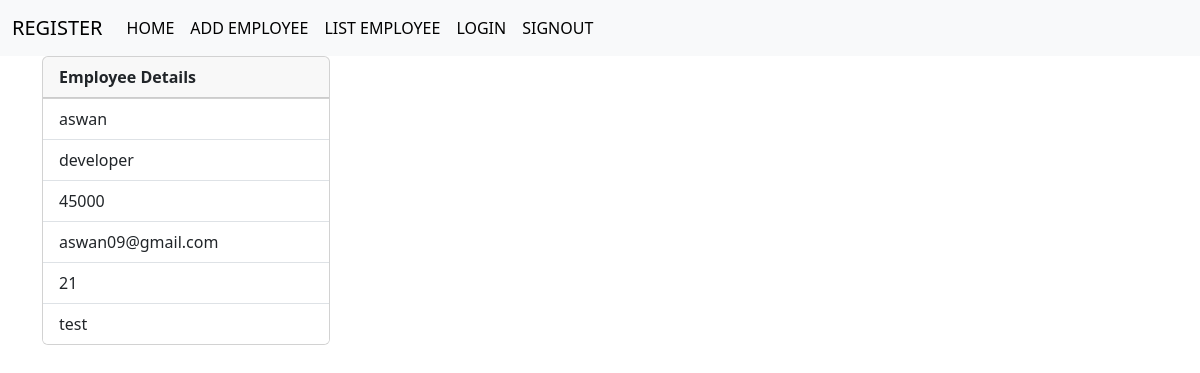
Page /employee/4 (signed in) on the committed database.
### crm/models.py (models this page shows, shortened)
class Employee(models.Model):
    name=models.CharField(max_length=100)
    age=models.PositiveIntegerField()
    email=models.EmailField(unique=True)
    contact=models.CharField(max_length=10,null=True)
    department=models.CharField(max_length=100)
    salary=models.PositiveIntegerField()
    profile_pic=models.ImageField(upload_to="images",null=True,blank=True)
    dob=models.DateField(null=True,blank=True)

### crm/views.py (the view)
# urls.py: path("employee/<int:pk>",views.EmployeeDetailView.as_view(),name="emp-detail"),
@method_decorator(signin_required,name="dispatch")
class EmployeeDetailView(View):
    def get(self,request,*args,**kwargs):
        id=kwargs.get("pk")
        qs=Employee.objects.get(id=id)
        return render(request,"emp_detail.html",{"data":qs})

### crm/views.py (called while the page is built)
def signin_required(fn):
    def wrapper(request,*args, **kwargs):
        if not request.user.is_authenticated:
            messages.error(request,"Invalid Session")
            return redirect("signin")
        else:
            return fn(request,*args,**kwargs)
    return wrapper

### crm/templates/emp_detail.html (shortened to what this page needs)
{%extends 'base.html'%}
{%block body_block%}
<div class="container">
  <div>
      <div class="card" style="width: 18rem;">
          <div class="card-header">
            <b>Employee Details</b>
          </div>
          <ul class="list-group list-group-flush">
            <li class="list-group-item">{{data.name}}</li>
            <li class="list-group-item">{{data.department}}</li>
            <li class="list-group-item">{{data.salary}}</li>
            <li class="list-group-item">{{data.email}}</li>
            <li class="list-group-item">{{data.age}}</li>
            <li class="list-group-item">{{data.contact}}</li>
          </ul>
        </div>
  </div>
</div>
{%endblock%}

### rows in the picture
Employee: name "aswan", department "developer", salary "45000", email "aswan09@gmail.com", age "21", contact "test"
